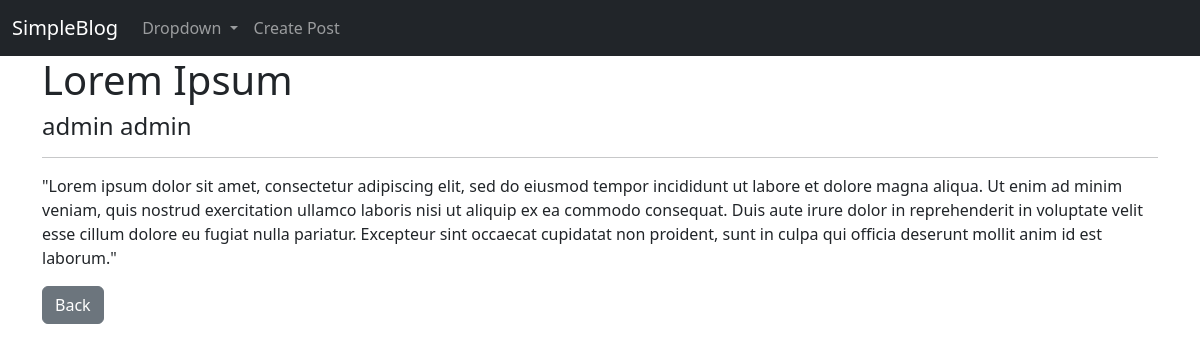
Page /post_detail/1 on the committed database.
### blog/models.py (models this page shows, shortened)
class Post(models.Model):
    title = models.CharField(max_length=255)
    author = models.ForeignKey(User, on_delete=models.CASCADE)
    body = models.TextField()

### blog/views.py (the view)
# urls.py: path('post_detail/<int:pk>', PostDetailView.as_view(), name = 'post-detail'),
class PostDetailView(DetailView):
    model = Post
    template_name = 'post_detail.html'

### blog/templates/post_detail.html (shortened to what this page needs)
{%  extends 'base.html'%}
{% block content %}
    <h1>{{ post.title }}</h1>
    <h4>{{ post.author.first_name}} {{ post.author.first_name}}</h4>
    <hr>
    <p>{{ post.body }}</p>
    <a href="{% url 'post-list' %}" class="btn btn-secondary">Back</a>
{% endblock %}

### rows in the picture
Post: title "Lorem Ipsum", author.first_name "admin", body "\"Lorem ipsum dolor sit amet, consectetur adipiscing elit, sed do eiusmod tempor incididunt ut labore et dolore magna aliqua. Ut enim ad minim veniam, quis nostrud exercitation ullamco laboris nisi ut aliquip ex ea commodo consequat. Duis aute irure dolor in reprehenderit in voluptate velit esse cillum dolore eu fugiat nulla pariatur. Excepteur sint occaecat cupidatat non proident, sunt in culpa qui officia deserunt mollit anim id est laborum.\""
